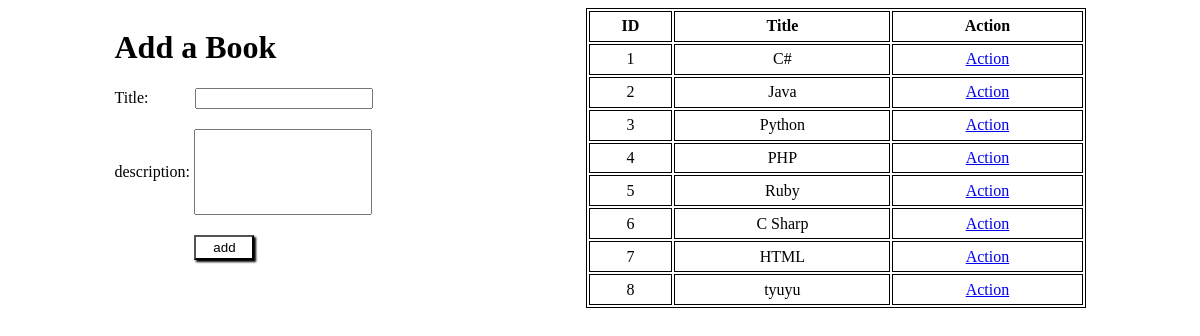
The page / on the database its author committed.
### book_authors_app/models.py (models this page shows)
class Book(models.Model):
	title = models.CharField(max_length=255)
	desc = models.TextField()
	created_at = models.DateTimeField(auto_now_add=True)
	updated_at = models.DateTimeField(auto_now=True)

### book_authors_app/views.py (the view)
# urls.py: path('', views.index),
def index(request):
    context= {
    'all_books' : Book.objects.all()
    }
    return render(request, 'index.html', context)

### book_authors_app/templates/index.html (shortened to what this page needs)
<!DOCTYPE html>
<html lang="en">
<head>
    {%load static%}
    <link rel="stylesheet" href="{% static 'style.css' %}">
</head>
<body>
    <div class="container">
        <div class="book_form">
            <form action="/add_book" method="post">
                <h1>Add a Book</h1>
                <div>
                    <label for="title">Title: </label>
                    <input class="input1" type="text" name="title" >
                </div>
                <div>
                    <label for="description">description: </label>
                    <input class="input2" type="text" name="description">
                </div>
                <input type="submit" value="add" class="add">
            </form>
        </div>
        <table>
            <tr>
                <th>ID</th>
                <th>Title</th>
                <th>Action</th>
            </tr>
            {% for Book in all_books  %}
            <tr>
                <td>{{ Book.id }}</td>
                <td>{{ Book.title }}</td>
                <td><a href="/books/{{Book.id}}">Action</a></td>
            </tr>
            {% endfor %}
        </table>
    </div>
</body>
</html>

### book_authors_app/static/style.css (style rules this page uses)
table { border: 1px solid black; width: 500px; height: 300px; }
th, td { text-align: center; border: 1px solid black; }
.input2 { width: 170px; height: 80px; }
.container { display: flex; justify-content: space-around; }
.input1 { margin-left: 42px; margin-bottom: 20px; width: 170px }
.add { display: block; margin-left: 80px; margin-top: 20px; width: 60px; height: 25px; background-color: white; box-shadow: 2px 2px 2px black; }

### rows shown on the page
Book: id "1", title "C#"
Book: id "2", title "Java"
Book: id "3", title "Python"
Book: id "4", title "PHP"
Book: id "5", title "Ruby"
Book: id "6", title "C Sharp"
Book: id "7", title "HTML"
Book: id "8", title "tyuyu"
